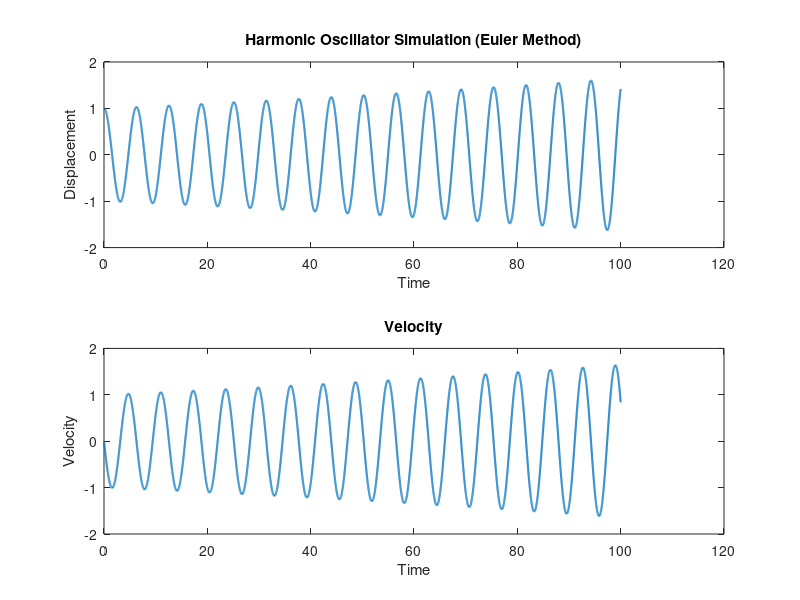

This figure's MATLAB source: (Note: this script raises an error after producing the figure.)
% Parameters
dt = 0.01;  % Time step
T = 100.0;   % Total simulation time
x0 = 1.0;   % Initial displacement
v0 = 0.0;   % Initial velocity
k = 1.0;    % Spring constant
m = 1.0;    % Mass

% Number of time steps
num_steps = round(T / dt);

% Initialize arrays to store results
time_values = zeros(num_steps + 1, 1);
x_values = zeros(num_steps + 1, 1);
v_values = zeros(num_steps + 1, 1);

% Initial conditions
x_values(1) = x0;
v_values(1) = v0;

% Euler method loop
for i = 1:num_steps
    time_values(i + 1) = time_values(i) + dt;
    x_values(i + 1) = x_values(i) + v_values(i) * dt;
    v_values(i + 1) = v_values(i) - (k / m) * x_values(i) * dt;
end

% Plot the results
figure;
subplot(2, 1, 1);
plot(time_values, x_values, 'LineWidth', 1.5);
xlabel('Time');
ylabel('Displacement');
title('Harmonic Oscillator Simulation (Euler Method)');

subplot(2, 1, 2);
plot(time_values, v_values, 'LineWidth', 1.5);
xlabel('Time');
ylabel('Velocity');
title('Velocity');

% Display the plot
sgtitle('Harmonic Oscillator Simulation');

